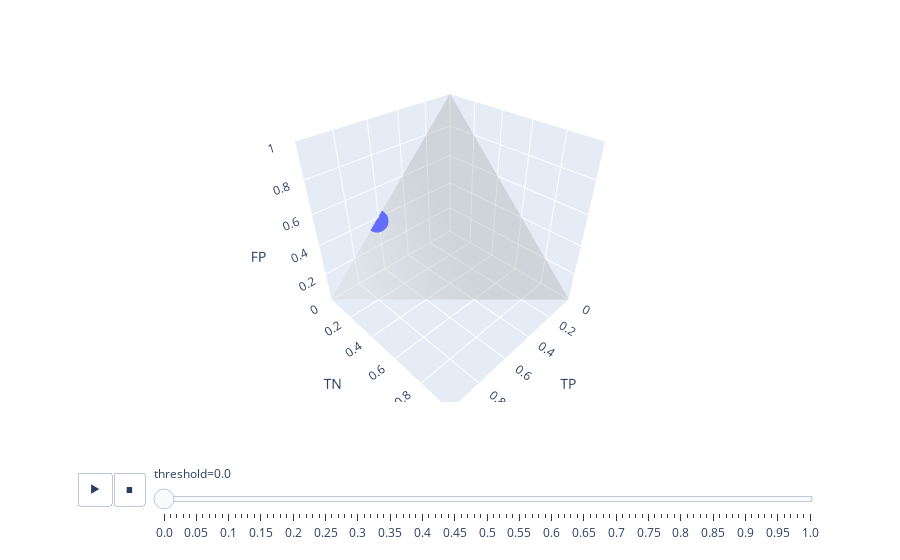

This figure's notebook cell:
### Code cell
#QUI LA VISUALIZZAZIONE CON LO SLIDER - anche se in effetti non ha troppo senso poi vedendo il random case 

#QUINDI AL VARIARE DEL THRESHOLD COME SI SPOSTA IL PUNTO 
#PER MOSTRARE LA TRAIETTORIA IN MANIERA DINAMICA 


import plotly.express as px 

fig = px.scatter_3d(coords, 
                    x='TP',
                    y='TN',
                    z='FP',
                    animation_frame='threshold',
                    size_max=18,
                    hover_name ='threshold',
                    range_x=[0,1], 
                    range_y=[0,1],
                    range_z=[0,1]) 


fig.update_traces(marker=dict(size=12,
                              line=dict(width=2,
                                        color='yellow')),
                  selector=dict(mode='circle-open'))



fig.add_trace(go.Figure(data=[
    go.Mesh3d(
        x=[0, 0, 0, 1], 
        y=[0, 0, 1, 0],
        z=[0, 1, 0, 0],

        color ='lightgrey',
        
        opacity = 0.2, #for transparency
        
        # i, j and k sono i vertici dei triangoli
        # here we represent the 4 triangles of the tetrahedron surface
        i=[0, 0, 0, 1],
        j=[1, 2, 3, 2],
        k=[2, 3, 1, 3],
        name='y',
        showscale=True
    )
]).data[0])

### Figure 1 — Plotly figure (JSON) as saved in the notebook; plotly's stock layout.template omitted (floating-point values rounded to 4 significant figures)
{"data": [{"hovertemplate": "<b>%{hovertext}</b><br><br>threshold=0.0<br>TP=%{x}<br>TN=%{y}<br>FP=%{z}<extra></extra>", "hovertext": [0], "legendgroup": "", "marker": {"color": "#636efa", "symbol": "circle"}, "mode": "markers", "name": "", "scene": "scene", "showlegend": false, "type": "scatter3d", "x": [0.6172], "y": [0], "z": [0.3828]}, {"color": "lightgrey", "i": [0, 0, 0, 1], "j": [1, 2, 3, 2], "k": [2, 3, 1, 3], "name": "y", "opacity": 0.2, "showscale": true, "type": "mesh3d", "x": [0, 0, 0, 1], "y": [0, 0, 1, 0], "z": [0, 1, 0, 0]}], "layout": {"legend": {"tracegroupgap": 0}, "margin": {"t": 60}, "scene": {"domain": {"x": [0, 1], "y": [0, 1]}, "xaxis": {"range": [0, 1], "title": {"text": "TP"}}, "yaxis": {"range": [0, 1], "title": {"text": "TN"}}, "zaxis": {"range": [0, 1], "title": {"text": "FP"}}}, "sliders": [{"active": 0, "currentvalue": {"prefix": "threshold="}, "len": 0.9, "pad": {"b": 10, "t": 60}, "steps": [{"args": [["0.0"], {"frame": {"duration": 0, "redraw": true}, "fromcurrent": true, "mode": "immediate", "transition": {"duration": 0, "easing": "linear"}}], "label": "0.0", "method": "animate"}, {"args": [["0.01"], {"frame": {"duration": 0, "redraw": true}, "fromcurrent": true, "mode": "immediate", "transition": {"duration": 0, "easing": "linear"}}], "label": "0.01", "method": "animate"}, {"args": [["0.02"], {"frame": {"duration": 0, "redraw": true}, "fromcurrent": true, "mode": "immediate", "transition": {"duration": 0, "easing": "linear"}}], "label": "0.02", "method": "animate"}, {"args": [["0.03"], {"frame": {"duration": 0, "redraw": true}, "fromcurrent": true, "mode": "immediate", "transition": {"duration": 0, "easing": "linear"}}], "label": "0.03", "method": "animate"}, {"args": [["0.04"], {"frame": {"duration": 0, "redraw": true}, "fromcurrent": true, "mode": "immediate", "transition": {"duration": 0, "easing": "linear"}}], "label": "0.04", "method": "animate"}, {"args": [["0.05"], {"frame": {"duration": 0, "redraw": true}, "fromcurrent": true, "mode": "immediate", "transition": {"duration": 0, "easing": "linear"}}], "label": "0.05", "method": "animate"}, {"args": [["0.06"], {"frame": {"duration": 0, "redraw": true}, "fromcurrent": true, "mode": "immediate", "transition": {"duration": 0, "easing": "linear"}}], "label": "0.06", "method": "animate"}, {"args": [["0.07"], {"frame": {"duration": 0, "redraw": true}, "fromcurrent": true, "mode": "immediate", "transition": {"duration": 0, "easing": "linear"}}], "label": "0.07", "method": "animate"}, {"args": [["0.08"], {"frame": {"duration": 0, "redraw": true}, "fromcurrent": true, "mode": "immediate", "transition": {"duration": 0, "easing": "linear"}}], "label": "0.08", "method": "animate"}, {"args": [["0.09"], {"frame": {"duration": 0, "redraw": true}, "fromcurrent": true, "mode": "immediate", "transition": {"duration": 0, "easing": "linear"}}], "label": "0.09", "method": "animate"}, {"args": [["0.1"], {"frame": {"duration": 0, "redraw": true}, "fromcurrent": true, "mode": "immediate", "transition": {"duration": 0, "easing": "linear"}}], "label": "0.1", "method": "animate"}, {"args": [["0.11"], {"frame": {"duration": 0, "redraw": true}, "fromcurrent": true, "mode": "immediate", "transition": {"duration": 0, "easing": "linear"}}], "label": "0.11", "method": "animate"}, {"args": [["0.12"], {"frame": {"duration": 0, "redraw": true}, "fromcurrent": true, "mode": "immediate", "transition": {"duration": 0, "easing": "linear"}}], "label": "0.12", "method": "animate"}, {"args": [["0.13"], {"frame": {"duration": 0, "redraw": true}, "fromcurrent": true, "mode": "immediate", "transition": {"duration": 0, "easing": "linear"}}], "label": "0.13", "method": "animate"}, {"args": [["0.14"], {"frame": {"duration": 0, "redraw": true}, "fromcurrent": true, "mode": "immediate", "transition": {"duration": 0, "easing": "linear"}}], "label": "0.14", "method": "animate"}, {"args": [["0.15"], {"frame": {"duration": 0, "redraw": true}, "fromcurrent": true, "mode": "immediate", "transition": {"duration": 0, "easing": "linear"}}], "label": "0.15", "method": "animate"}, {"args": [["0.16"], {"frame": {"duration": 0, "redraw": true}, "fromcurrent": true, "mode": "immediate", "transition": {"duration": 0, "easing": "linear"}}], "label": "0.16", "method": "animate"}, {"args": [["0.17"], {"frame": {"duration": 0, "redraw": true}, "fromcurrent": true, "mode": "immediate", "transition": {"duration": 0, "easing": "linear"}}], "label": "0.17", "method": "animate"}, {"args": [["0.18"], {"frame": {"duration": 0, "redraw": true}, "fromcurrent": true, "mode": "immediate", "transition": {"duration": 0, "easing": "linear"}}], "label": "0.18", "method": "animate"}, {"args": [["0.19"], {"frame": {"duration": 0, "redraw": true}, "fromcurrent": true, "mode": "immediate", "transition": {"duration": 0, "easing": "linear"}}], "label": "0.19", "method": "animate"}, {"args": [["0.2"], {"frame": {"duration": 0, "redraw": true}, "fromcurrent": true, "mode": "immediate", "transition": {"duration": 0, "easing": "linear"}}], "label": "0.2", "method": "animate"}, {"args": [["0.21"], {"frame": {"duration": 0, "redraw": true}, "fromcurrent": true, "mode": "immediate", "transition": {"duration": 0, "easing": "linear"}}], "label": "0.21", "method": "animate"}, {"args": [["0.22"], {"frame": {"duration": 0, "redraw": true}, "fromcurrent": true, "mode": "immediate", "transition": {"duration": 0, "easing": "linear"}}], "label": "0.22", "method": "animate"}, {"args": [["0.23"], {"frame": {"duration": 0, "redraw": true}, "fromcurrent": true, "mode": "immediate", "transition": {"duration": 0, "easing": "linear"}}], "label": "0.23", "method": "animate"}, {"args": [["0.24"], {"frame": {"duration": 0, "redraw": true}, "fromcurrent": true, "mode": "immediate", "transition": {"duration": 0, "easing": "linear"}}], "label": "0.24", "method": "animate"}, {"args": [["0.25"], {"frame": {"duration": 0, "redraw": true}, "fromcurrent": true, "mode": "immediate", "transition": {"duration": 0, "easing": "linear"}}], "label": "0.25", "method": "animate"}, {"args": [["0.26"], {"frame": {"duration": 0, "redraw": true}, "fromcurrent": true, "mode": "immediate", "transition": {"duration": 0, "easing": "linear"}}], "label": "0.26", "method": "animate"}, {"args": [["0.27"], {"frame": {"duration": 0, "redraw": true}, "fromcurrent": true, "mode": "immediate", "transition": {"duration": 0, "easing": "linear"}}], "label": "0.27", "method": "animate"}, {"args": [["0.28"], {"frame": {"duration": 0, "redraw": true}, "fromcurrent": true, "mode": "immediate", "transition": {"duration": 0, "easing": "linear"}}], "label": "0.28", "method": "animate"}, {"args": [["0.29"], {"frame": {"duration": 0, "redraw": true}, "fromcurrent": true, "mode": "immediate", "transition": {"duration": 0, "easing": "linear"}}], "label": "0.29", "method": "animate"}, {"args": [["0.3"], {"frame": {"duration": 0, "redraw": true}, "fromcurrent": true, "mode": "immediate", "transition": {"duration": 0, "easing": "linear"}}], "label": "0.3", "method": "animate"}, {"args": [["0.31"], {"frame": {"duration": 0, "redraw": true}, "fromcurrent": true, "mode": "immediate", "transition": {"duration": 0, "easing": "linear"}}], "label": "0.31", "method": "animate"}, {"args": [["0.32"], {"frame": {"duration": 0, "redraw": true}, "fromcurrent": true, "mode": "immediate", "transition": {"duration": 0, "easing": "linear"}}], "label": "0.32", "method": "animate"}, {"args": [["0.33"], {"frame": {"duration": 0, "redraw": true}, "fromcurrent": true, "mode": "immediate", "transition": {"duration": 0, "easing": "linear"}}], "label": "0.33", "method": "animate"}, {"args": [["0.34"], {"frame": {"duration": 0, "redraw": true}, "fromcurrent": true, "mode": "immediate", "transition": {"duration": 0, "easing": "linear"}}], "label": "0.34", "method": "animate"}, {"args": [["0.35"], {"frame": {"duration": 0, "redraw": true}, "fromcurrent": true, "mode": "immediate", "transition": {"duration": 0, "easing": "linear"}}], "label": "0.35", "method": "animate"}, {"args": [["0.36"], {"frame": {"duration": 0, "redraw": true}, "fromcurrent": true, "mode": "immediate", "transition": {"duration": 0, "easing": "linear"}}], "label": "0.36", "method": "animate"}, {"args": [["0.37"], {"frame": {"duration": 0, "redraw": true}, "fromcurrent": true, "mode": "immediate", "transition": {"duration": 0, "easing": "linear"}}], "label": "0.37", "method": "animate"}, {"args": [["0.38"], {"frame": {"duration": 0, "redraw": true}, "fromcurrent": true, "mode": "immediate", "transition": {"duration": 0, "easing": "linear"}}], "label": "0.38", "method": "animate"}, {"args": [["0.39"], {"frame": {"duration": 0, "redraw": true}, "fromcurrent": true, "mode": "immediate", "transition": {"duration": 0, "easing": "linear"}}], "label": "0.39", "method": "animate"}, {"args": [["0.4"], {"frame": {"duration": 0, "redraw": true}, "fromcurrent": true, "mode": "immediate", "transition": {"duration": 0, "easing": "linear"}}], "label": "0.4", "method": "animate"}, {"args": [["0.41"], {"frame": {"duration": 0, "redraw": true}, "fromcurrent": true, "mode": "immediate", "transition": {"duration": 0, "easing": "linear"}}], "label": "0.41", "method": "animate"}, {"args": [["0.42"], {"frame": {"duration": 0, "redraw": true}, "fromcurrent": true, "mode": "immediate", "transition": {"duration": 0, "easing": "linear"}}], "label": "0.42", "method": "animate"}, {"args": [["0.43"], {"frame": {"duration": 0, "redraw": true}, "fromcurrent": true, "mode": "immediate", "transition": {"duration": 0, "easing": "linear"}}], "label": "0.43", "method": "animate"}, {"args": [["0.44"], {"frame": {"duration": 0, "redraw": true}, "fromcurrent": true, "mode": "immediate", "transition": {"duration": 0, "easing": "linear"}}], "label": "0.44", "method": "animate"}, {"args": [["0.45"], {"frame": {"duration": 0, "redraw": true}, "fromcurrent": true, "mode": "immediate", "transition": {"duration": 0, "easing": "linear"}}], "label": "0.45", "method": "animate"}, {"args": [["0.46"], {"frame": {"duration": 0, "redraw": true}, "fromcurrent": true, "mode": "immediate", "transition": {"duration": 0, "easing": "linear"}}], "label": "0.46", "method": "animate"}, {"args": [["0.47"], {"frame": {"duration": 0, "redraw": true}, "fromcurrent": true, "mode": "immediate", "transition": {"duration": 0, "easing": "linear"}}], "label": "0.47", "method": "animate"}, {"args": [["0.48"], {"frame": {"duration": 0, "redraw": true}, "fromcurrent": true, "mode": "immediate", "transition": {"duration": 0, "easing": "linear"}}], "label": "0.48", "method": "animate"}, {"args": [["0.49"], {"frame": {"duration": 0, "redraw": true}, "fromcurrent": true, "mode": "immediate", "transition": {"duration": 0, "easing": "linear"}}], "label": "0.49", "method": "animate"}, {"args": [["0.5"], {"frame": {"duration": 0, "redraw": true}, "fromcurrent": true, "mode": "immediate", "transition": {"duration": 0, "easing": "linear"}}], "label": "0.5", "method": "animate"}, {"args": [["0.51"], {"frame": {"duration": 0, "redraw": true}, "fromcurrent": true, "mode": "immediate", "transition": {"duration": 0, "easing": "linear"}}], "label": "0.51", "method": "animate"}, {"args": [["0.52"], {"frame": {"duration": 0, "redraw": true}, "fromcurrent": true, "mode": "immediate", "transition": {"duration": 0, "easing": "linear"}}], "label": "0.52", "method": "animate"}, {"args": [["0.53"], {"frame": {"duration": 0, "redraw": true}, "fromcurrent": true, "mode": "immediate", "transition": {"duration": 0, "easing": "linear"}}], "label": "0.53", "method": "animate"}, {"args": [["0.54"], {"frame": {"duration": 0, "redraw": true}, "fromcurrent": true, "mode": "immediate", "transition": {"duration": 0, "easing": "linear"}}], "label": "0.54", "method": "animate"}, {"args": [["0.55"], {"frame": {"duration": 0, "redraw": true}, "fromcurrent": true, "mode": "immediate", "transition": {"duration": 0, "easing": "linear"}}], "label": "0.55", "method": "animate"}, {"args": [["0.56"], {"frame": {"duration": 0, "redraw": true}, "fromcurrent": true, "mode": "immediate", "transition": {"duration": 0, "easing": "linear"}}], "label": "0.56", "method": "animate"}, {"args": [["0.57"], {"frame": {"duration": 0, "redraw": true}, "fromcurrent": true, "mode": "immediate", "transition": {"duration": 0, "easing": "linear"}}], "label": "0.57", "method": "animate"}, {"args": [["0.58"], {"frame": {"duration": 0, "redraw": true}, "fromcurrent": true, "mode": "immediate", "transition": {"duration": 0, "easing": "linear"}}], "label": "0.58", "method": "animate"}, {"args": [["0.59"], {"frame": {"duration": 0, "redraw": true}, "fromcurrent": true, "mode": "immediate", "transition": {"duration": 0, "easing": "linear"}}], "label": "0.59", "method": "animate"}, {"args": [["0.6"], {"frame": {"duration": 0, "redraw": true}, "fromcurrent": true, "mode": "immediate", "transition": {"duration": 0, "easing": "linear"}}], "label": "0.6", "method": "animate"}, {"args": [["0.61"], {"frame": {"duration": 0, "redraw": true}, "fromcurrent": true, "mode": "immediate", "transition": {"duration": 0, "easing": "linear"}}], "label": "0.61", "method": "animate"}, {"args": [["0.62"], {"frame": {"duration": 0, "redraw": true}, "fromcurrent": true, "mode": "immediate", "transition": {"duration": 0, "easing": "linear"}}], "label": "0.62", "method": "animate"}, {"args": [["0.63"], {"frame": {"duration": 0, "redraw": true}, "fromcurrent": true, "mode": "immediate", "transition": {"duration": 0, "easing": "linear"}}], "label": "0.63", "method": "animate"}, {"args": [["0.64"], {"frame": {"duration": 0, "redraw": true}, "fromcurrent": true, "mode": "immediate", "transition": {"duration": 0, "easing": "linear"}}], "label": "0.64", "method": "animate"}, {"args": [["0.65"], {"frame": {"duration": 0, "redraw": true}, "fromcurrent": true, "mode": "immediate", "transition": {"duration": 0, "easing": "linear"}}], "label": "0.65", "method": "animate"}, {"args": [["0.66"], {"frame": {"duration": 0, "redraw": true}, "fromcurrent": true, "mode": "immediate", "transition": {"duration": 0, "easing": "linear"}}], "label": "0.66", "method": "animate"}, {"args": [["0.67"], {"frame": {"duration": 0, "redraw": true}, "fromcurrent": true, "mode": "immediate", "transition": {"duration": 0, "easing": "linear"}}], "label": "0.67", "method": "animate"}, {"args": [["0.68"], {"frame": {"duration": 0, "redraw": true}, "fromcurrent": true, "mode": "immediate", "transition": {"duration": 0, "easing": "linear"}}], "label": "0.68", "method": "animate"}, {"args": [["0.69"], {"frame": {"duration": 0, "redraw": true}, "fromcurrent": true, "mode": "immediate", "transition": {"duration": 0, "easing": "linear"}}], "label": "0.69", "method": "animate"}, {"args": [["0.7"], {"frame": {"duration": 0, "redraw": true}, "fromcurrent": true, "mode": "immediate", "transition": {"duration": 0, "easing": "linear"}}], "label": "0.7", "method": "animate"}, {"args": [["0.71"], {"frame": {"duration": 0, "redraw": true}, "fromcurrent": true, "mode": "immediate", "transition": {"duration": 0, "easing": "linear"}}], "label": "0.71", "method": "animate"}, {"args": [["0.72"], {"frame": {"duration": 0, "redraw": true}, "fromcurrent": true, "mode": "immediate", "transition": {"duration": 0, "easing": "linear"}}], "label": "0.72", "method": "animate"}, {"args": [["0.73"], {"frame": {"duration": 0, "redraw": true}, "fromcurrent": true, "mode": "immediate", "transition": {"duration": 0, "easing": "linear"}}], "label": "0.73", "method": "animate"}, {"args": [["0.74"], {"frame": {"duration": 0, "redraw": true}, "fromcurrent": true, "mode": "immediate", "transition": {"duration": 0, "easing": "linear"}}], "label": "0.74", "method": "animate"}, {"args": [["0.75"], {"frame": {"duration": 0, "redraw": true}, "fromcurrent": true, "mode": "immediate", "transition": {"duration": 0, "easing": "linear"}}], "label": "0.75", "method": "animate"}, {"args": [["0.76"], {"frame": {"duration": 0, "redraw": true}, "fromcurrent": true, "mode": "immediate", "transition": {"duration": 0, "easing": "linear"}}], "label": "0.76", "method": "animate"}, {"args": [["0.77"], {"frame": {"duration": 0, "redraw": true}, "fromcurrent": true, "mode": "immediate", "transition": {"duration": 0, "easing": "linear"}}], "label": "0.77", "method": "animate"}, {"args": [["0.78"], {"frame": {"duration": 0, "redraw": true}, "fromcurrent": true, "mode": "immediate", "transition": {"duration": 0, "easing": "linear"}}], "label": "0.78", "method": "animate"}, {"args": [["0.79"], {"frame": {"duration": 0, "redraw": true}, "fromcurrent": true, "mode": "immediate", "transition": {"duration": 0, "easing": "linear"}}], "label": "0.79", "method": "animate"}, {"args": [["0.8"], {"frame": {"duration": 0, "redraw": true}, "fromcurrent": true, "mode": "immediate", "transition": {"duration": 0, "easing": "linear"}}], "label": "0.8", "method": "animate"}, {"args": [["0.81"], {"frame": {"duration": 0, "redraw": true}, "fromcurrent": true, "mode": "immediate", "transition": {"duration": 0, "easing": "linear"}}], "label": "0.81", "method": "animate"}, {"args": [["0.82"], {"frame": {"duration": 0, "redraw": true}, "fromcurrent": true, "mode": "immediate", "transition": {"duration": 0, "easing": "linear"}}], "label": "0.82", "method": "animate"}, {"args": [["0.83"], {"frame": {"duration": 0, "redraw": true}, "fromcurrent": true, "mode": "immediate", "transition": {"duration": 0, "easing": "linear"}}], "label": "0.83", "method": "animate"}, {"args": [["0.84"], {"frame": {"duration": 0, "redraw": true}, "fromcurrent": true, "mode": "immediate", "transition": {"duration": 0, "easing": "linear"}}], "label": "0.84", "method": "animate"}, {"args": [["0.85"], {"frame": {"duration": 0, "redraw": true}, "fromcurrent": true, "mode": "immediate", "transition": {"duration": 0, "easing": "linear"}}], "label": "0.85", "method": "animate"}, {"args": [["0.86"], {"frame": {"duration": 0, "redraw": true}, "fromcurrent": true, "mode": "immediate", "transition": {"duration": 0, "easing": "linear"}}], "label": "0.86", "method": "animate"}, {"args": [["0.87"], {"frame": {"duration": 0, "redraw": true}, "fromcurrent": true, "mode": "immediate", "transition": {"duration": 0, "easing": "linear"}}], "label": "0.87", "method": "animate"}, {"args": [["0.88"], {"frame": {"duration": 0, "redraw": true}, "fromcurrent": true, "mode": "immediate", "transition": {"duration": 0, "easing": "linear"}}], "label": "0.88", "method": "animate"}, {"args": [["0.89"], {"frame": {"duration": 0, "redraw": true}, "fromcurrent": true, "mode": "immediate", "transition": {"duration": 0, "easing": "linear"}}], "label": "0.89", "method": "animate"}, {"args": [["0.9"], {"frame": {"duration": 0, "redraw": true}, "fromcurrent": true, "mode": "immediate", "transition": {"duration": 0, "easing": "linear"}}], "label": "0.9", "method": "animate"}, {"args": [["0.91"], {"frame": {"duration": 0, "redraw": true}, "fromcurrent": true, "mode": "immediate", "transition": {"duration": 0, "easing": "linear"}}], "label": "0.91", "method": "animate"}, {"args": [["0.92"], {"frame": {"duration": 0, "redraw": true}, "fromcurrent": true, "mode": "immediate", "transition": {"duration": 0, "easing": "linear"}}], "label": "0.92", "method": "animate"}, {"args": [["0.93"], {"frame": {"duration": 0, "redraw": true}, "fromcurrent": true, "mode": "immediate", "transition": {"duration": 0, "easing": "linear"}}], "label": "0.93", "method": "animate"}, {"args": [["0.94"], {"frame": {"duration": 0, "redraw": true}, "fromcurrent": true, "mode": "immediate", "transition": {"duration": 0, "easing": "linear"}}], "label": "0.94", "method": "animate"}, {"args": [["0.95"], {"frame": {"duration": 0, "redraw": true}, "fromcurrent": true, "mode": "immediate", "transition": {"duration": 0, "easing": "linear"}}], "label": "0.95", "method": "animate"}, {"args": [["0.96"], {"frame": {"duration": 0, "redraw": true}, "fromcurrent": true, "mode": "immediate", "transition": {"duration": 0, "easing": "linear"}}], "label": "0.96", "method": "animate"}, {"args": [["0.97"], {"frame": {"duration": 0, "redraw": true}, "fromcurrent": true, "mode": "immediate", "transition": {"duration": 0, "easing": "linear"}}], "label": "0.97", "method": "animate"}, {"args": [["0.98"], {"frame": {"duration": 0, "redraw": true}, "fromcurrent": true, "mode": "immediate", "transition": {"duration": 0, "easing": "linear"}}], "label": "0.98", "method": "animate"}, {"args": [["0.99"], {"frame": {"duration": 0, "redraw": true}, "fromcurrent": true, "mode": "immediate", "transition": {"duration": 0, "easing": "linear"}}], "label": "0.99", "method": "animate"}, {"args": [["1.0"], {"frame": {"duration": 0, "redraw": true}, "fromcurrent": true, "mode": "immediate", "transition": {"duration": 0, "easing": "linear"}}], "label": "1.0", "method": "animate"}], "x": 0.1, "xanchor": "left", "y": 0, "yanchor": "top"}], "updatemenus": [{"buttons": [{"args": [null, {"frame": {"duration": 500, "redraw": true}, "fromcurrent": true, "mode": "immediate", "transition": {"duration": 500, "easing": "linear"}}], "label": "&#9654;", "method": "animate"}, {"args": [[null], {"frame": {"duration": 0, "redraw": true}, "fromcurrent": true, "mode": "immediate", "transition": {"duration": 0, "easing": "linear"}}], "label": "&#9724;", "method": "animate"}], "direction": "left", "pad": {"r": 10, "t": 70}, "showactive": false, "type": "buttons", "x": 0.1, "xanchor": "right", "y": 0, "yanchor": "top"}]}}
